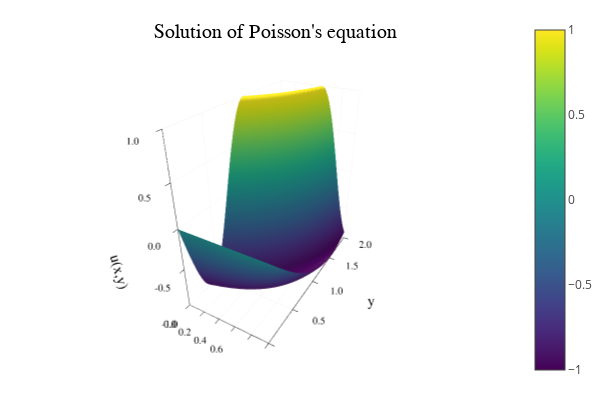

This figure's notebook cell:
### Code cell
using Plots
plotlyjs()
U = reshape(u,m+1,n+1)
surface(x,y,U',color=:viridis,
    title="Solution of Poisson's equation",      
    xaxis=("x"),yaxis=("y"),zaxis=("u(x,y)"))

### Figure 1 — Plotly figure (JSON) as saved in the notebook; plotly's stock layout.template omitted (floating-point values rounded to 4 significant figures; data arrays with more than 128 entries replaced by an {"elided": "..."} marker saying what was removed)
{"data": [{"colorbar": {"title": ""}, "colorscale": {"elided": "256x2 mixed values"}, "name": "", "opacity": null, "scene": "scene", "showlegend": false, "showscale": true, "type": "surface", "x": [0.0, 0.025, 0.05, 0.075, 0.1, 0.125, 0.15, 0.175, 0.2, 0.225, 0.25, 0.275, 0.3, 0.325, 0.35, 0.375, 0.4, 0.425, 0.45, 0.475, 0.5, 0.525, 0.55, 0.575, 0.6, 0.625, 0.65, 0.675, 0.7, 0.725, 0.75, 0.775, 0.8, 0.825, 0.85, 0.875, 0.9, 0.925, 0.95, 0.975, 1.0], "xaxis": "x", "y": [0.0, 0.03333, 0.06667, 0.1, 0.1333, 0.1667, 0.2, 0.2333, 0.2667, 0.3, 0.3333, 0.3667, 0.4, 0.4333, 0.4667, 0.5, 0.5333, 0.5667, 0.6, 0.6333, 0.6667, 0.7, 0.7333, 0.7667, 0.8, 0.8333, 0.8667, 0.9, 0.9333, 0.9667, 1.0, 1.033, 1.067, 1.1, 1.133, 1.167, 1.2, 1.233, 1.267, 1.3, 1.333, 1.367, 1.4, 1.433, 1.467, 1.5, 1.533, 1.567, 1.6, 1.633, 1.667, 1.7, 1.733, 1.767, 1.8, 1.833, 1.867, 1.9, 1.933, 1.967, 2.0], "yaxis": "y", "z": {"elided": "61x41 float values"}, "zaxis": "z", "zmax": 1.001, "zmin": -1.0}], "layout": {"annotations": [{"font": {"color": "rgba(0, 0, 0, 1.000)", "family": "Fira Sans", "size": 20}, "rotation": -0.0, "showarrow": false, "text": "Solution of Poisson's equation", "x": 0.535, "xanchor": "center", "xref": "paper", "y": 1.0, "yanchor": "top", "yref": "paper"}], "height": 400, "legend_position": {"bgcolor": "rgba(255, 255, 255, 1.000)", "bordercolor": "rgba(0, 0, 0, 1.000)", "borderwidth": 1, "font": {"color": "rgba(0, 0, 0, 1.000)", "family": "Fira Sans", "size": 11}, "title": {"font": {"color": "rgba(0, 0, 0, 1.000)", "family": "Fira Sans", "size": 15}, "text": ""}, "tracegroupgap": 0, "traceorder": "normal", "x": 1.0, "xanchor": "auto", "y": 1.0, "yanchor": "auto"}, "margin": {"b": 20, "l": 0, "r": 0, "t": 20}, "paper_bgcolor": "rgba(255, 255, 255, 1.000)", "plot_bgcolor": "rgba(255, 255, 255, 1.000)", "scene": {"camera": {"eye": {"x": 1.126, "y": -1.95, "z": 1.3}}, "domain": {"x": [0.07647, 0.9934], "y": [0.07581, 0.9415]}, "xaxis": {"gridcolor": "rgba(0, 0, 0, 0.100)", "gridwidth": 0.5, "linecolor": "rgba(0, 0, 0, 1.000)", "mirror": false, "range": [0.0, 1.0], "showgrid": true, "showline": true, "showticklabels": true, "tickangle": 0, "tickcolor": "rgb(0, 0, 0)", "tickfont": {"color": "rgba(0, 0, 0, 1.000)", "family": "Fira Sans", "size": 11}, "tickmode": "array", "ticks": "inside", "ticktext": ["0.0", "0.2", "0.4", "0.6", "0.8", "1.0"], "tickvals": [0.0, 0.2, 0.4, 0.6, 0.8, 1.0], "title": "x", "titlefont": {"color": "rgba(0, 0, 0, 1.000)", "family": "Fira Sans", "size": 15}, "type": "-", "visible": true, "zeroline": false, "zerolinecolor": "rgba(0, 0, 0, 1.000)"}, "yaxis": {"gridcolor": "rgba(0, 0, 0, 0.100)", "gridwidth": 0.5, "linecolor": "rgba(0, 0, 0, 1.000)", "mirror": false, "range": [0.0, 2.0], "showgrid": true, "showline": true, "showticklabels": true, "tickangle": 0, "tickcolor": "rgb(0, 0, 0)", "tickfont": {"color": "rgba(0, 0, 0, 1.000)", "family": "Fira Sans", "size": 11}, "tickmode": "array", "ticks": "inside", "ticktext": ["0.0", "0.5", "1.0", "1.5", "2.0"], "tickvals": [0.0, 0.5, 1.0, 1.5, 2.0], "title": "y", "titlefont": {"color": "rgba(0, 0, 0, 1.000)", "family": "Fira Sans", "size": 15}, "type": "-", "visible": true, "zeroline": false, "zerolinecolor": "rgba(0, 0, 0, 1.000)"}, "zaxis": {"gridcolor": "rgba(0, 0, 0, 0.100)", "gridwidth": 0.5, "linecolor": "rgba(0, 0, 0, 1.000)", "mirror": false, "range": [-1.0, 1.001], "showgrid": true, "showline": true, "showticklabels": true, "tickangle": 0, "tickcolor": "rgb(0, 0, 0)", "tickfont": {"color": "rgba(0, 0, 0, 1.000)", "family": "Fira Sans", "size": 11}, "tickmode": "array", "ticks": "inside", "ticktext": ["-1.0", "-0.5", "0.0", "0.5", "1.0"], "tickvals": [-1.0, -0.5, 0.0, 0.5, 1.0], "title": "u(x,y)", "titlefont": {"color": "rgba(0, 0, 0, 1.000)", "family": "Fira Sans", "size": 15}, "type": "-", "visible": true, "zeroline": false, "zerolinecolor": "rgba(0, 0, 0, 1.000)"}}, "showlegend": true, "width": 600}}
